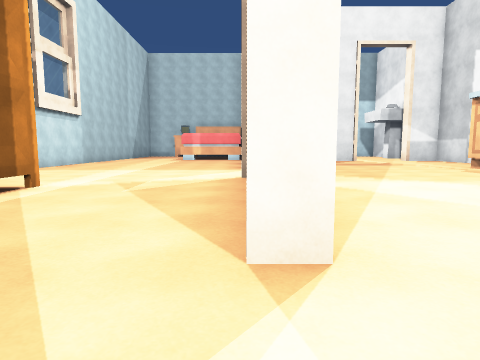
View 1 (above)

23 first-person views from a walk through a Unity game level. The camera is 1.2 m above the floor, tilts 6° down and sees 75° across. The floor is counted in squares, 2 m on a side. Each view is taken from the middle of a square. On the plan, view 1 faces up. The plan holds only what a view shows up to about 9 squares ahead; the rest is blank. The player character is not drawn. Surface patterns are stand-ins for the level's own textures.

View 2
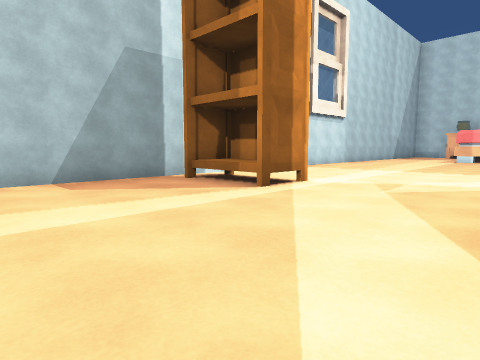

View 3
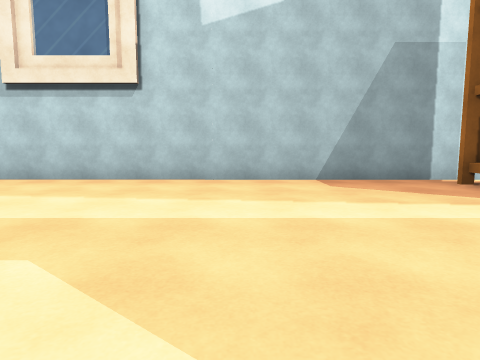

View 4
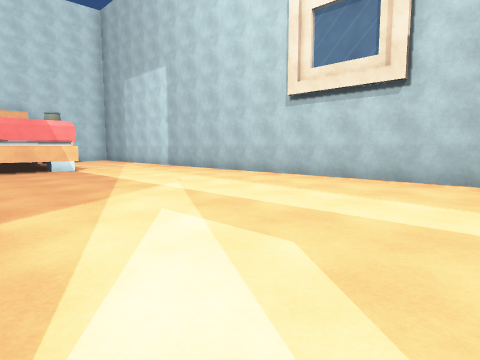

View 5
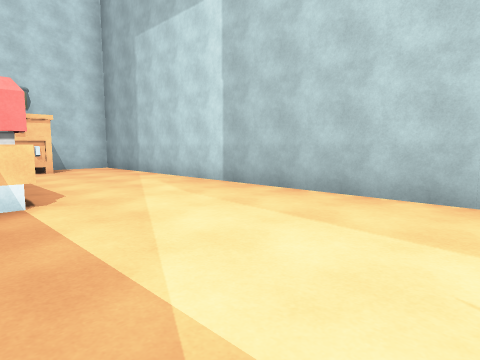

View 6
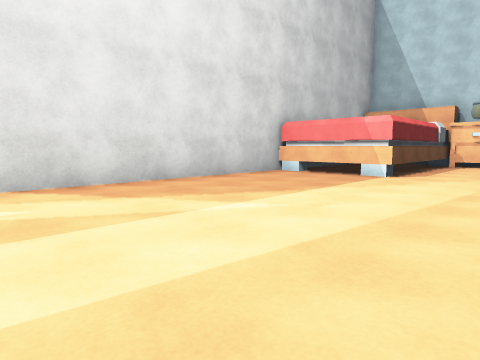

View 7
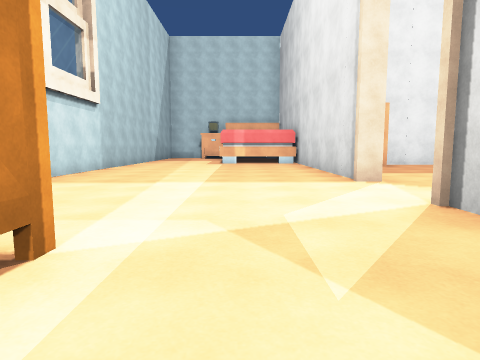

View 8
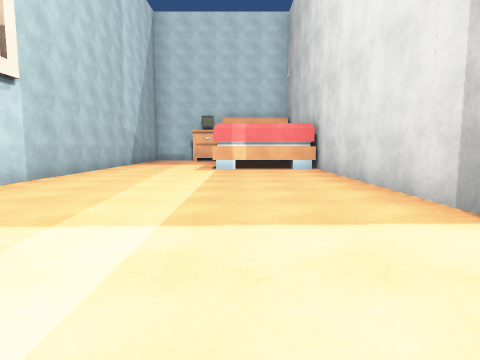

View 9
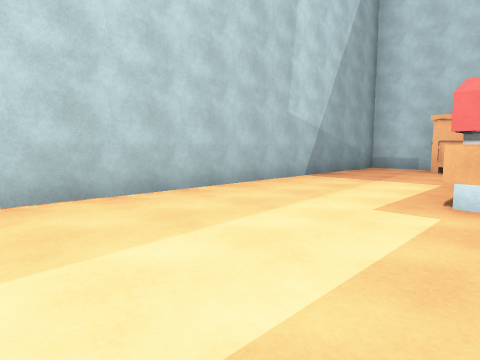

View 10
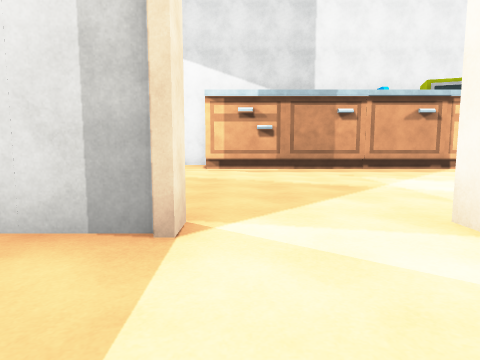

View 11
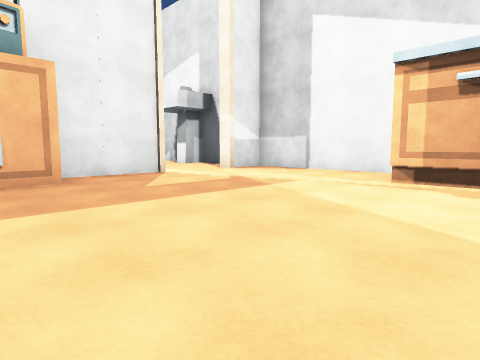

View 12
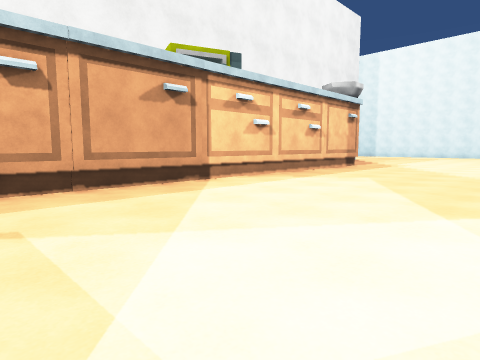

View 13
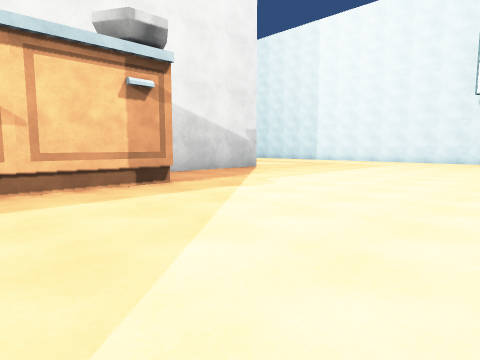

View 14
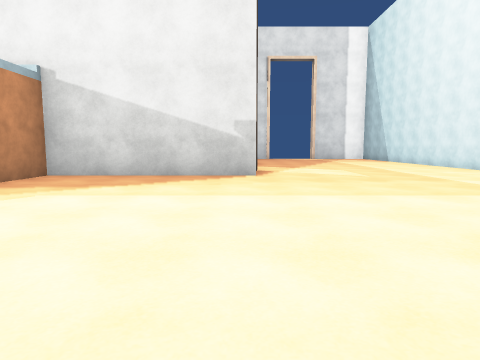

View 15
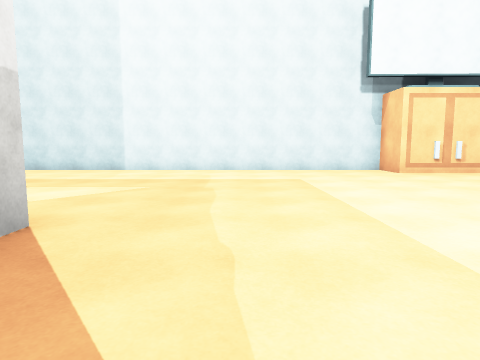

View 16
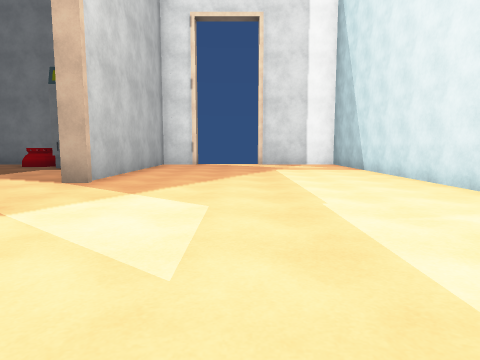

View 17
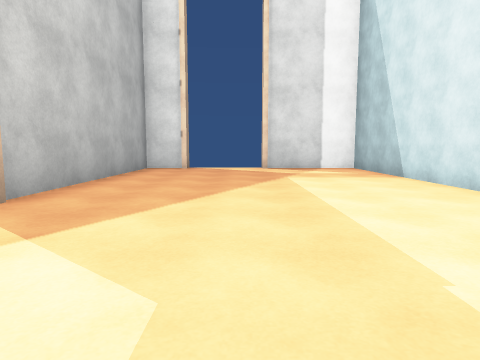

View 18
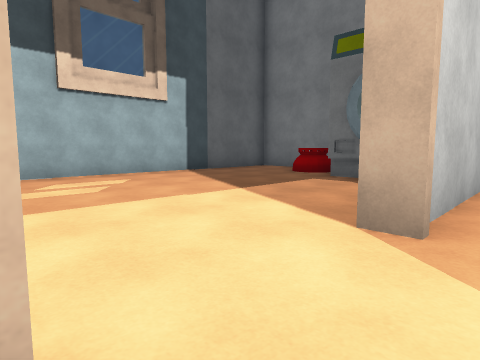

View 19
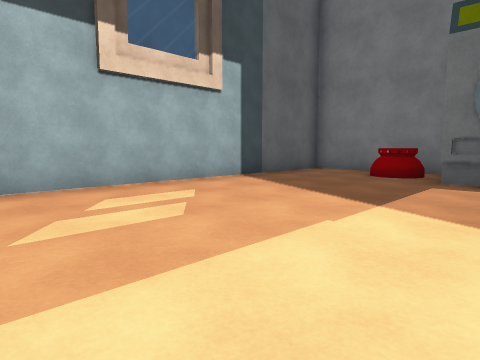

View 20
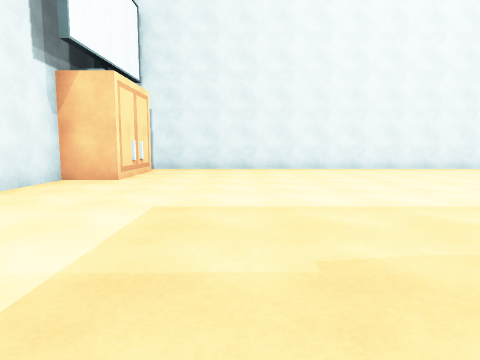

View 21
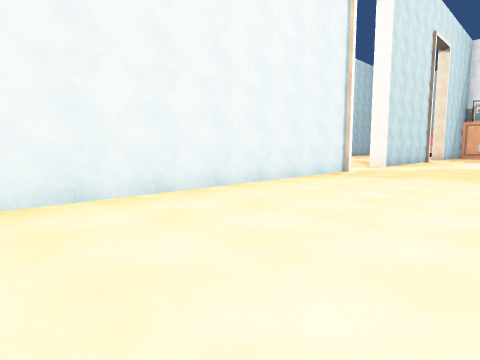

View 22
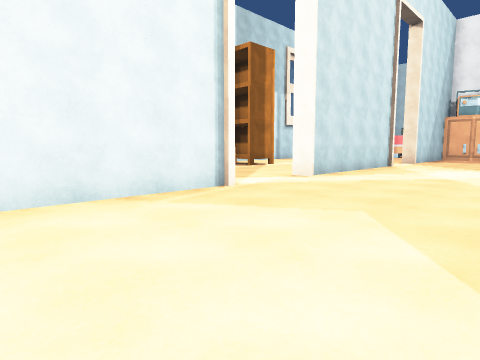

View 23
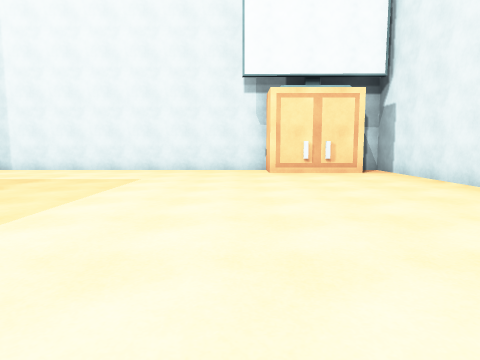

### Floor plan
Points are (right, up) in squares from view 1. A wall is a line through its corners. A room is listed if a view was taken in it or the views show most of it. See-through windows are left out.
Room 1 (views 1, 2, 3, 4, 5, 6, 7, 8, 9, 10)
walls: (-5.7, 4.5) (-5.7, -14.3) (-4.3, -14.3); (0.4, 1.6) (0, 1.6); (0.1, 5.8) (0.1, 6.4); (0.5, 8.4) (0.1, 8.4) (0.1, 15.1); (0.1, 14.6) (-2.9, 14.6); (0.1, -8.9) (0.1, -2.6); (-2.7, -12.1) (-2.7, -8.5) (0.1, -8.5); (-4.1, 20.2) (-5.7, 20.2) (-5.7, 8.9)
ways out: opening at (0, 0.5) to room 2; opening at (0, 7.5) to room 2
objects: bookshelf (-5, 4) to (-3, 4); other object (-4, -14) to (-3, -13); other object (-3, 20)
Room 2 (views 11, 12, 13, 14, 15, 16, 17, 18, 20, 21, 22, 23)
walls: (8.6, -8.4) (8.6, -3.9); (0.4, -0.5) (0.4, -14.4); (0.4, 5.3) (0.4, 1.6); (3.2, -14.3) (18, -14.3) (18, -11.6); (8.6, 9.6) (8.6, 12.3); (18, -9.5) (18, -8.4) (12.2, -8.4) (12.2, -7.9); (5.1, 13.7) (2.8, 13.7)
ways out: opening at (0, 0.5) to room 1; opening at (0, 7.5) to room 1; opening at (11.5, -8) to room 3; opening at (6.5, 14)
objects: cabinet (1, 13) to (2, 13); cabinet (2, -13); other object (7, -3) to (8, -2); other object (7, -1) to (8, 0); other object (7, 1) to (8, 2); other object (7, 2) to (7, 4); other object (7, 5) to (8, 6); other object (7, 7) to (8, 8)
Room 3 (view 19)
walls: (18, -5.4) (18, -2.2) (10.5, -2.2)
ways out: opening at (11.5, -8) to room 2
objects: other object (16, -7) to (17, -7); other object (17, -5)

Positions as (right, up) in squares from view 1, and headings:
1: (0, 0), facing up
2: (0, 0), facing up-left
3: (0, 0), facing left
4: (0, 0), facing down-left
5: (-2, -5), facing down-left
6: (-5, -2), facing down-right
7: (-2, 3), facing up
8: (-2, 6), facing up
9: (-2, 11), facing up-left
10: (-2, 8), facing right
11: (1, 7), facing up-right
12: (2, 6), facing down-right
13: (2, -1), facing down-right
14: (2, -8), facing right
15: (7, -6), facing down
16: (7, -11), facing right
17: (9, -11), facing right
18: (10, -9), facing up-right
19: (10, -7), facing up-right
20: (9, -11), facing left
21: (4, -8), facing up-left
22: (4, -4), facing up-left
23: (4, -6), facing down
